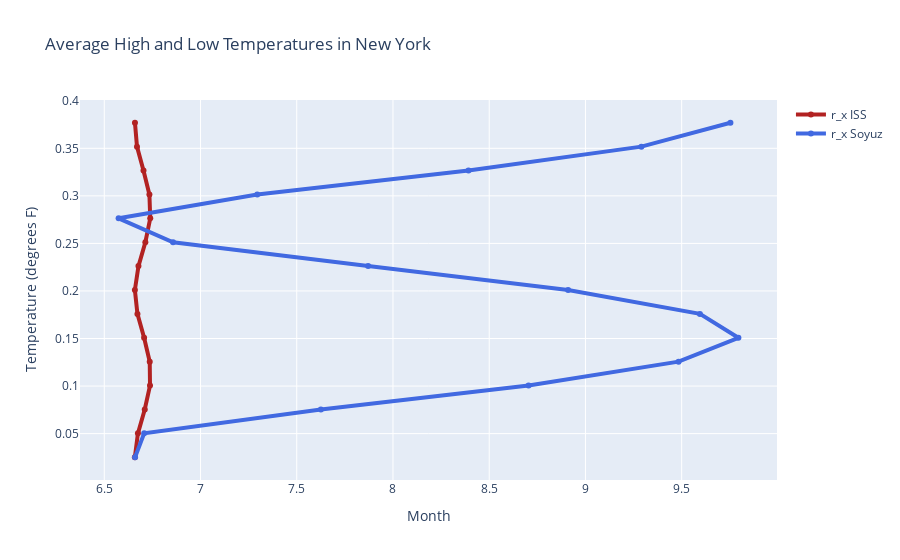

The notebook cell this image was saved under:
### Code cell
import plotly.graph_objects as go

fig = go.Figure()
# Create and style traces
fig.add_trace(go.Scatter(x=r_iss_norm, y=steps[1:16], name='r_x ISS',
                         line=dict(color='firebrick', width=4)))
fig.add_trace(go.Scatter(x=r_soyuz_norm, y=steps[1:16], name = 'r_x Soyuz',
                         line=dict(color='royalblue', width=4)))
"""
fig.add_trace(go.Scatter(x=month, y=high_2007, name='High 2007',
                         line=dict(color='firebrick', width=4,
                              dash='dash') # dash options include 'dash', 'dot', and 'dashdot'
))
fig.add_trace(go.Scatter(x=month, y=low_2007, name='Low 2007',
                         line = dict(color='royalblue', width=4, dash='dash')))
fig.add_trace(go.Scatter(x=month, y=high_2000, name='High 2000',
                         line = dict(color='firebrick', width=4, dash='dot')))
fig.add_trace(go.Scatter(x=month, y=low_2000, name='Low 2000',
                         line=dict(color='royalblue', width=4, dash='dot')))
"""
# Edit the layout
fig.update_layout(title='Average High and Low Temperatures in New York',
                   xaxis_title='Month',
                   yaxis_title='Temperature (degrees F)')


fig.show()

### Figure 1 — Plotly figure (JSON) as saved in the notebook; plotly's stock layout.template omitted (floating-point values rounded to 4 significant figures)
{"data": [{"line": {"color": "firebrick", "width": 4}, "name": "r_x ISS", "type": "scatter", "x": [6.659, 6.675, 6.71, 6.738, 6.736, 6.707, 6.672, 6.659, 6.678, 6.713, 6.739, 6.735, 6.704, 6.67, 6.659], "y": [0.02513, 0.05025, 0.07538, 0.1005, 0.1256, 0.1508, 0.1759, 0.201, 0.2261, 0.2513, 0.2764, 0.3015, 0.3266, 0.3518, 0.3769]}, {"line": {"color": "royalblue", "width": 4}, "name": "r_x Soyuz", "type": "scatter", "x": [6.66, 6.707, 7.626, 8.704, 9.484, 9.795, 9.595, 8.91, 7.871, 6.857, 6.574, 7.295, 8.392, 9.291, 9.753], "y": [0.02513, 0.05025, 0.07538, 0.1005, 0.1256, 0.1508, 0.1759, 0.201, 0.2261, 0.2513, 0.2764, 0.3015, 0.3266, 0.3518, 0.3769]}], "layout": {"title": {"text": "Average High and Low Temperatures in New York"}, "xaxis": {"title": {"text": "Month"}}, "yaxis": {"title": {"text": "Temperature (degrees F)"}}}}
